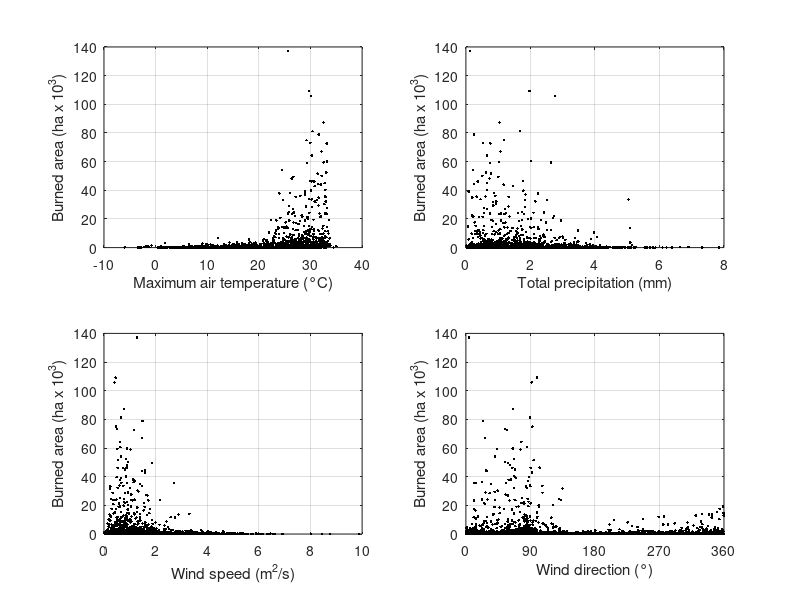

MATLAB code for this plot:
% Generate supplementary figure 9. Fig. S9. Local weather conditions in the
% fires detected in the Siberian Arctic during 2001-2020.

clear all; close all;

load('./DATA/STATS_ERA5hourly_ignitions','META','OUT') % load hourly data

OUT(sum(isnan(OUT),2)>0,:) = []; % filter out raws with no data
Ws = sqrt(OUT(:,4).^2 + OUT(:,5).^2); % calculate wind speed
Wd = mod(180+180/pi.*atan2(OUT(:,4),OUT(:,5)),360); % calculate wind direction
OUT(:,3) = OUT(:,3).*1000; % convert precipitation to mm

%% PLOT

figure, 
subplot(2,2,1)
plot(OUT(:,2),OUT(:,1)./1000,'.k')
xlabel('Maximum air temperature (°C)'), ylabel('Burned area (ha x 10^3)')
set(gca, 'YGrid', 'on', 'XGrid', 'on')

subplot(2,2,2)
plot(OUT(:,3),OUT(:,1)./1000,'.k')
xlabel('Total precipitation (mm)'), ylabel('Burned area (ha x 10^3)')
% set(gca,'XLim',[0 360],'XTick',0:90:360)
set(gca, 'YGrid', 'on', 'XGrid', 'on')

subplot(2,2,3)
plot(Ws,OUT(:,1)./1000,'.k')
xlabel('Wind speed (m^2/s)'), ylabel('Burned area (ha x 10^3)')
set(gca,'XLim',[0 10],'XTick',0:2:10)
set(gca, 'YGrid', 'on', 'XGrid', 'on')

subplot(2,2,4)
plot(Wd,OUT(:,1)./1000,'.k')
xlabel('Wind direction (°)'), ylabel('Burned area (ha x 10^3)')
set(gca,'XLim',[0 360],'XTick',0:90:360)
set(gca, 'YGrid', 'on', 'XGrid', 'on')

% SAVE IMAGE as it appear on screen
% set(gcf, 'PaperPositionMode', 'auto')
% saveas(gcf,['./figures/era5_during_fire_event.svg'])


